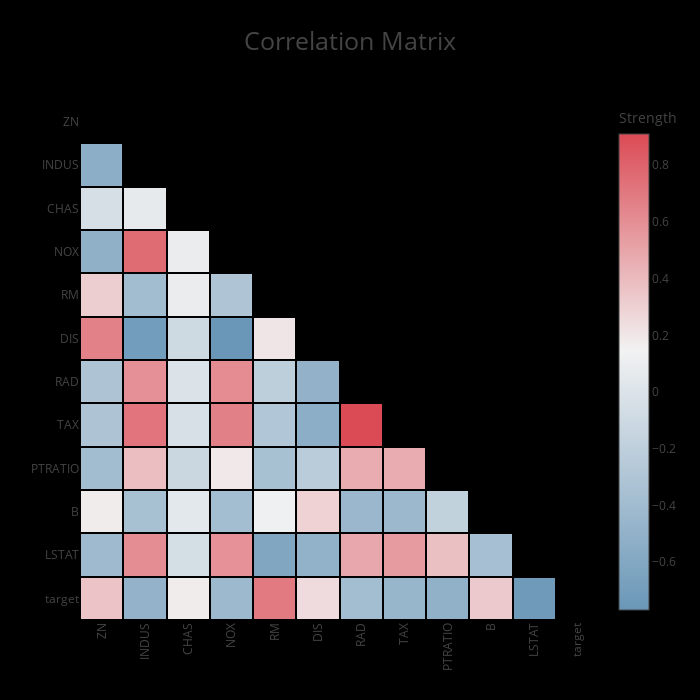

The code cell stored with this chart in its notebook:
### Markdown cell above
## Default

### Code cell
correlation_matrix(df)

### Figure 1 — Plotly figure (JSON) as saved in the notebook; plotly's stock layout.template omitted (floating-point values rounded to 4 significant figures; data arrays with more than 128 entries replaced by an {"elided": "..."} marker saying what was removed)
{"data": [{"colorbar": {"title": {"text": "Strength"}}, "colorscale": [[0, "rgb(105.84626995902877, 151.2308466393525, 184.30774150806306)"], [0.5455, "rgb(242, 242, 242)"], [1, "rgb(219.24429528667045, 74.51801330989447, 85.44075157229265)"]], "connectgaps": false, "type": "heatmap", "uid": "e79dafdc-96c0-44a9-aca9-aa0e9ec98a62", "x": ["ZN", "INDUS", "CHAS", "NOX", "RM", "DIS", "RAD", "TAX", "PTRATIO", "B", "LSTAT", "target"], "xgap": 2, "y": ["target", "LSTAT", "B", "PTRATIO", "TAX", "RAD", "DIS", "RM", "NOX", "CHAS", "INDUS", "ZN"], "ygap": 2, "z": {"elided": "12x12 float values"}}], "layout": {"autosize": false, "height": 700, "paper_bgcolor": "rgb(0,0,0,0)", "plot_bgcolor": "rgb(0,0,0,0)", "title": {"font": {"size": 25}, "text": "Correlation Matrix"}, "width": 700, "xaxis": {"automargin": true, "autorange": true, "range": [-0.5, 11.5], "showgrid": false, "tickangle": -90, "ticks": "", "type": "category"}, "yaxis": {"automargin": true, "autorange": true, "range": [-0.5, 11.5], "showgrid": false, "ticks": "", "type": "category"}}}
